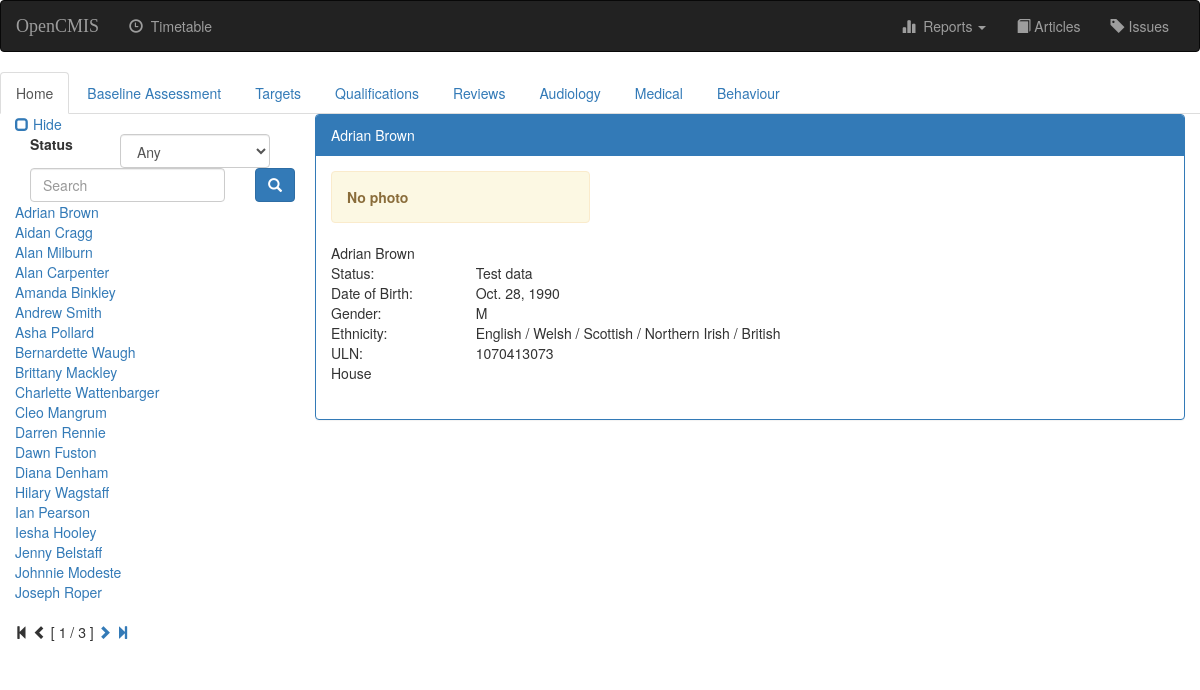
/opencmis/student/15/, run on an earlier commit of the app's database.
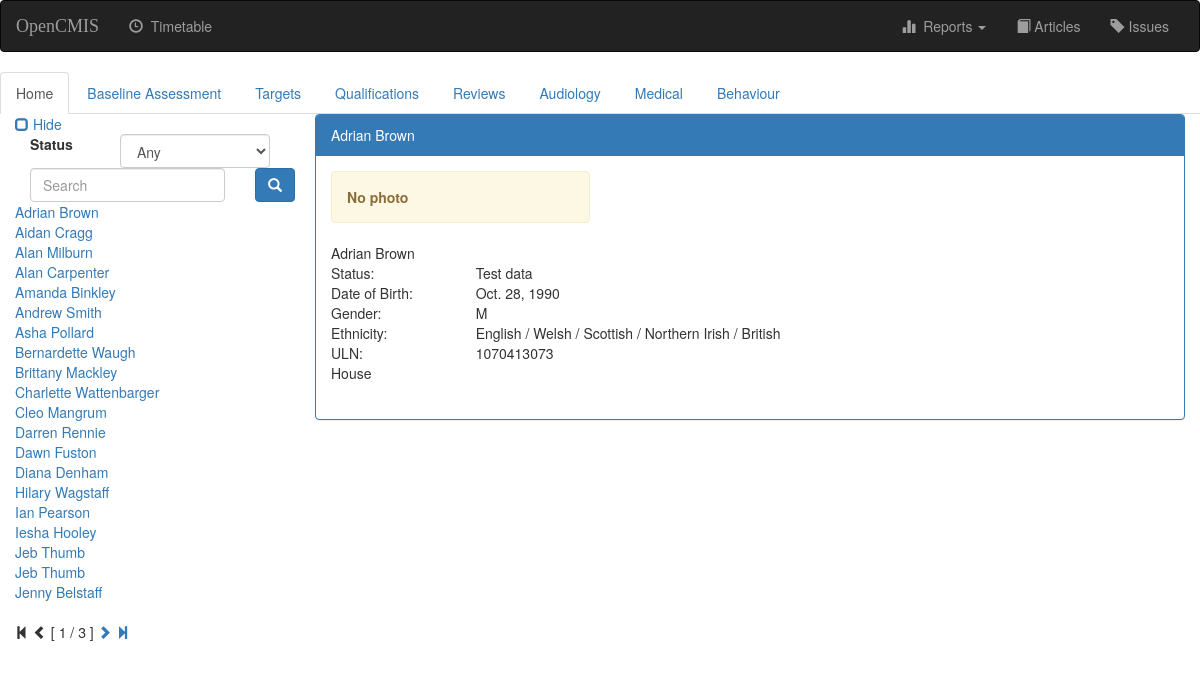
And on a later commit of the database.
### opencmis/models.py (models this page shows, shortened)
class Student(models.Model):
    status = models.ForeignKey('Status', blank=False)
    title = models.ForeignKey('Title', blank=True)
    first_name = models.CharField(max_length=50, blank=False)
    last_name = models.CharField(max_length=30, blank=False)
    gender_choices = (('M', 'Male'), ('F', 'Female'))
    gender = models.CharField(max_length=1, choices=gender_choices, default='M')
    ethnicity = models.ForeignKey('Ethnicity', blank=True, null=True, on_delete=models.SET_NULL)
    date_of_birth = models.DateField(blank=False)
    ULN = models.CharField(max_length=10, blank=True)
    house = models.CharField(max_length=50, blank=True)
    road = models.CharField(max_length=50, blank=True)
    area = models.CharField(max_length=50, blank=True)
    town = models.CharField(max_length=50, blank=True)
    post_code = models.CharField(max_length=12, blank=True)
    photo = models.FileField(blank=True)
    def __str__(self):
        return '%s %s' % (self.first_name, self.last_name)
    class Meta:
        permissions = (
            ("view_student", "Can see students"),
        )

class Status(models.Model):
    status = models.CharField(max_length=30)
    class Meta:
        verbose_name_plural = 'Status'
    def __str__(self):
        return self.status

class Ethnicity(models.Model):
    value = models.CharField(max_length=30)
    def __str__(self):
        return self.value
    class Meta:
        verbose_name_plural = 'Ethnicity'

### opencmis/views.py (the view)
class DetailView(DetailView):
    model = Student
    permission_required = 'opencmis.view_student'
    template_name = 'opencmis/detail.html'
    def get_context_data(self, **kwargs):
        context = super(DetailView, self).get_context_data(**kwargs)
        context['index'] = index_context(self.request)
        return context

### opencmis/templates/opencmis/detail.html (shortened to what this page needs)
{% extends 'opencmis/student-base.html' %}
{% block home-active %}active{% endblock %}
{% block student-body %}
    <div class="row">
        <div class="col-md-4">
            {% if student.photo %}
            <img src="{{student.photo.url }}" class="img-responsive">
            {% else %}
            <div class="alert alert-warning" role="alert">
                <strong>No photo</strong>
            </div>
            {% endif %}
        </div>
        <div class="col-md-8"></div>
    </div>
    <div class="row">
        <div class="col-md-2">
            {{student.first_name}}&nbsp;{{student.last_name}}
        </div>
    </div>
    <div class="row">
        <div class="col-md-2">Status:</div>
        <div class="col-md-10">{{student.status.status}}</div>
    </div>
    <div class="row">
        <div class="col-md-2">Date of Birth:</div>
        <div class="col-md-10">{{student.date_of_birth}}</div>
    </div>
    <div class="row">
        <div class="col-md-2">Gender:</div>
        <div class="col-md-10">{{student.gender}}</div>
    </div>
    <div class="row">
        <div class="col-md-2">Ethnicity:</div>
        <div class="col-md-10">{{student.ethnicity}}</div>
    </div>
    <div class="row">
        <div class="col-md-2">ULN:</div>
        <div class="col-md-10">{{student.ULN}}</div>
    </div>
    <div class="row">
        <div class="col-md-2">House</div>
        <div class="col-md-10">{{student.house}}</div>
    </div>
    <div class="row">
        <div class="col-md-12">&nbsp;</div>
    </div>
    <div class="row">
        <div class="col-md-12">
        </div>
    </div>
{% endblock %}

### opencmis/templates/opencmis/student-base.html (shortened to what this page needs)
{% extends 'opencmis/base.html' %}
{% block submenu %}
{% if student != 'Nobody' %}
<ul class="nav nav-tabs">
    <li class="{% block home-active %}{% endblock %}"><a href="{% url 'opencmis:student-detail' student.id %}">Home</a></li>
    <li class="{% block baseline-active %}{% endblock %}"><a href="{% url 'opencmis:baseline' student.id %}">Baseline Assessment</a></li>
    <li class="{% block target-active %}{% endblock %}"><a href="#">Targets</a></li>
    <li class="{% block qualification-active %}{% endblock %}"><a href="{% url 'opencmis:student-qualification' student.id %}">Qualifications</a></li>
    <li class="{% block review-active %}{% endblock %}"><a href="#">Reviews</a></li>
    <li class="{% block audiology-active %}{% endblock %}"><a href="#">Audiology</a></li>
    <li class="{% block medical-active %}{% endblock %}"><a href="#">Medical</a></li>
    <li class="{% block behaviour-active %}{% endblock %}"><a href="{% url 'opencmis:behaviour-index' student.id %}">Behaviour</a></li>
</ul>
{% endif %}
{% endblock %}
{% block body %}
<div class="panel panel-primary">
    <div class="panel-heading">{{student}}</div>
    <div class="panel-body">
        {% block student-body %}
        {% endblock %}
    </div>
</div>
{% endblock %}
{% block index %}
    <form id="searchform" action="" method="get" accept-charset="utf-8">
        <fieldset>
            <div class="form-group">
                <label class="col-xs-4 col-form-label" for="filter">Status</label>
                <div class="col-xs-8">
                    <select class="form-control" id = "filter" name="filter">
                        <option value="any">Any</option>
                    </select>
                </div>
                <div class="col-xs-10">
                    <input class="form-control" id="searchbox" name="q" type="text" placeholder="Search">
                </div>
                <div class="col-xs-2">
                    <button class="btn btn-primary" type="submit">
                        <span class="glyphicon glyphicon-search" aria-hidden="true"></span>
                    </button>
                </div>
            </div>
        </fieldset>
    </form>
    {% for i in index.index %}
    <a href="{% url 'opencmis:student-detail' i.id %}">{{i}}</a><br>
    {% empty %}
    <li>No people returned.</li>
    {% endfor %}
    {% if index.index.paginator.num_pages != 1 %}
    <div class="pagination">
        <span class="step-links">
            {% if index.index.has_previous %}
                <a href="?page=1">
                    <span class="glyphicon glyphicon-step-backward" aria-hidden="true"></span>
                </a>
                <a href="?page={{ index.index.previous_page_number }}">
                    <span class="glyphicon glyphicon-chevron-left" aria-hidden="true"></span>
                </a>
            {% else %}
                <span class="glyphicon glyphicon-step-backward" aria-hidden="true"></span>
                <span class="glyphicon glyphicon-chevron-left" aria-hidden="true"></span>
            {% endif %}
            <span class="current">
                [ {{ index.index.number }} / {{ index.index.paginator.num_pages }} ]
            </span>
            {% if index.index.has_next %}
                <a href="?page={{ index.index.next_page_number }}">
                    <span class="glyphicon glyphicon-chevron-right" aria-hidden="true"></span>
                </a>
                <a href="?page={{ index.index.paginator.num_pages }}">
                    <span class="glyphicon glyphicon-step-forward" aria-hidden="true"></span>
                </a>
            {% else %}
                <span class="glyphicon glyphicon-chevron-right" aria-hidden="true"></span>
                <span class="glyphicon glyphicon-step-forward" aria-hidden="true"></span>
            {% endif %}
        </span>
    </div>
    {% endif %}
{% endblock %}

What changed in the data, as far as the page shows it:
no longer on this page (row unchanged): Student: first_name+last_name "Johnnie Modeste"
no longer on this page (row unchanged): Student: first_name+last_name "Joseph Roper"
added Student: first_name+last_name "Jeb Thumb"
added Student: first_name+last_name "Jeb Thumb"
